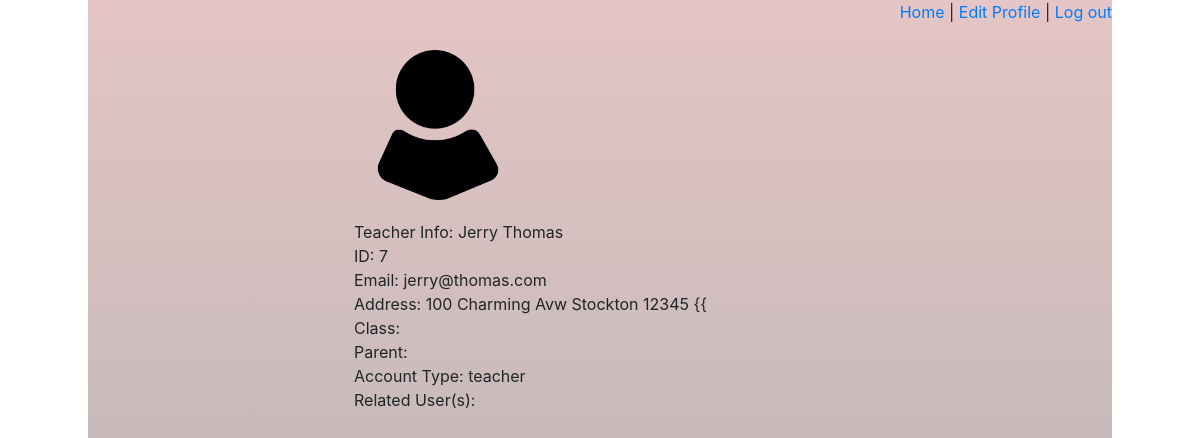
/user_info (signed in), run on the app's committed database.
### main/models.py (models this page shows, shortened)
class User(models.Model):
    first_name = models.CharField(max_length = 255)
    last_name = models.CharField(max_length = 255)
    email = models.CharField(max_length=255)
    password = models.CharField(max_length = 255)
    street_address = models.CharField(max_length = 255, blank=True, null=True)
    city = models.CharField(max_length=255)
    state = models.CharField(max_length=255)
    zip_code = models.IntegerField()
    phone = models.IntegerField(blank=True, null=True)
    access_level = models.CharField(max_length = 255)
    profile_image = models.ImageField(upload_to='profile_image', blank=True, null=True, default="profile1.png")
    created_at = models.DateTimeField(auto_now_add=True)
    updated_at = models.DateTimeField(auto_now=True)
    objects = UserManager()
    relationships = models.ManyToManyField('self', through='Relationship', symmetrical=False, related_name='related_to')

### main/views.py (the view)
# urls.py: path('user_info',views.user),
def user(request):
    logged_in_user = User.objects.get(id=request.session['user_id'])
    all_relationships = Relationship.objects.all()
    context = {
        'logged_in_user':logged_in_user,
        'all_relationships': all_relationships
    }
    return render(request, 'user_info.html',context)

### main/templates/user_info.html (shortened to what this page needs)
<!DOCTYPE html>
<html lang="en">
<head>
    <link rel="stylesheet" href="https://stackpath.bootstrapcdn.com/bootstrap/4.5.2/css/bootstrap.min.css">
    {% load static %}
    <link rel="stylesheet" type="text/css" href="{% static 'css/user_info/style.css' %}" />
</head>
<body>
    <div class="container">
        <div class="nav">
            <p><a href="/user_homepage">Home</a> | <a href="/edit_account/{{logged_in_user.id}}">Edit Profile</a> | <a href="/logout">Log out</a></p>
        </div>
        <div class="body">
            <div class="image">
                <img src="{% static 'img/profile1.png' %}" alt="logo_img">
            </div>
            <div class="body_info">
                <ul>
                    {% if logged_in_user.access_level == "teacher" %}
                    <li>Teacher Info: {{logged_in_user.first_name}} {{logged_in_user.last_name}} </li>
                    {% elif logged_in_user.access_level == "parent" %}
                    <li>Parent Info: {{logged_in_user.first_name}} {{logged_in_user.last_name}}</li>
                    {% else %}
                    <li>Student Info: {{logged_in_user.first_name}} {{logged_in_user.last_name}}</li>
                    {% endif %}
                    <li>ID: {{logged_in_user.id}}</li>
                    <li>Email: {{logged_in_user.email}}</li>
                    <li>Address: {{logged_in_user.street_address}} {{logged_in_user.city}} {{logged_in_user.zip_code}} {{</li>
                    <li>Class:</li>
                    <li>Parent:</li>
                    <li>Account Type: {{logged_in_user.access_level}}</li>
                    <li>Related User(s):
                    </li>
                </ul>
            </div>
        </div>
    </div>
</body>
</html>

### main/static/css/user_info/style.css (style rules this page uses)
* { margin: 0px; padding: 0px; }
.container { margin: 0px auto; padding: 0px; width: 1024px; height: 768px; background-image: linear-gradient(#e5c5c5,#b2b2b2); }
.nav { display: flex; justify-content: end; }
.body { text-align: left; }
.body_info { margin: auto; padding: 10px; width: 50%; }
ul { list-style: none; }
.image { padding: 10px 0px; display: flex; justify-content: center; width: 700px; }
img { width: 150px; height: auto; }

### data on the page
User: first_name "Jerry", last_name "Thomas", id "7", email "jerry@thomas.com", street_address "100 Charming Avw", city "Stockton", zip_code "12345", access_level "teacher"
